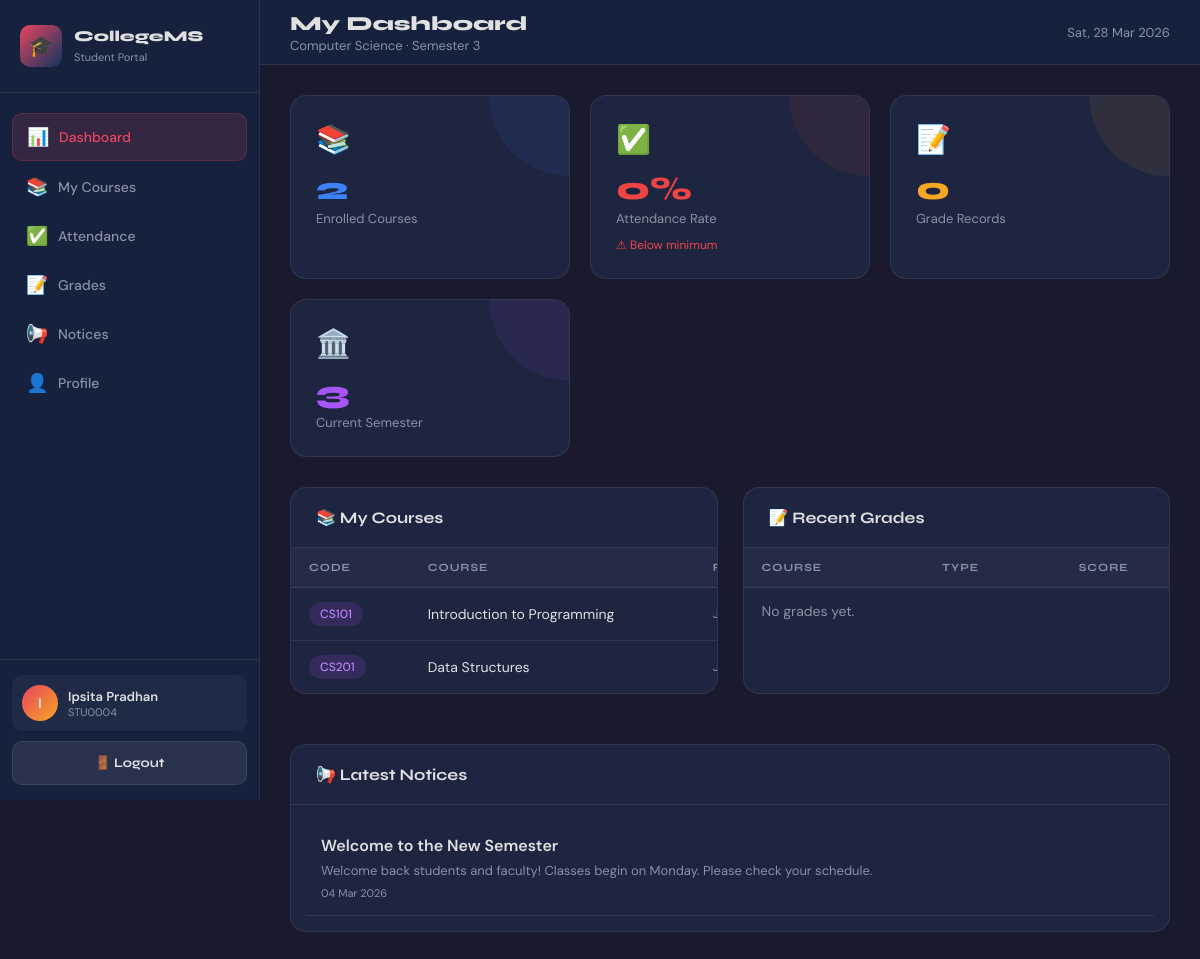
/student/dashboard.php (signed in), run on the app's committed database.
### tables this page shows
CREATE TABLE students (
  id INT AUTO_INCREMENT PRIMARY KEY,
  user_id INT NULL,
  student_id VARCHAR(20) NOT NULL UNIQUE,
  name VARCHAR(100) NOT NULL,
  email VARCHAR(100) NOT NULL UNIQUE,
  phone VARCHAR(20),
  dob DATE,
  gender ENUM('Male','Female','Other'),
  address TEXT,
  department_id INT NULL,
  semester INT NOT NULL DEFAULT 1,
  admission_year YEAR,
  status ENUM('Active','Inactive','Graduated') NOT NULL DEFAULT 'Active',
  photo VARCHAR(255),
  created_at TIMESTAMP DEFAULT CURRENT_TIMESTAMP,
  CONSTRAINT fk_students_user FOREIGN KEY (user_id) REFERENCES users(id) ON DELETE SET NULL,
  CONSTRAINT fk_students_dept FOREIGN KEY (department_id) REFERENCES departments(id) ON DELETE SET NULL,
  INDEX idx_students_dept (department_id),
  INDEX idx_students_status (status)
);

CREATE TABLE departments (
  id INT AUTO_INCREMENT PRIMARY KEY,
  name VARCHAR(100) NOT NULL UNIQUE,
  code VARCHAR(20) NOT NULL UNIQUE,
  head_name VARCHAR(100),
  created_at TIMESTAMP DEFAULT CURRENT_TIMESTAMP
);

CREATE TABLE courses (
  id INT AUTO_INCREMENT PRIMARY KEY,
  course_code VARCHAR(20) NOT NULL UNIQUE,
  course_name VARCHAR(150) NOT NULL,
  department_id INT NULL,
  faculty_id INT NULL,
  semester INT NOT NULL DEFAULT 1,
  credits INT NOT NULL DEFAULT 3,
  created_at TIMESTAMP DEFAULT CURRENT_TIMESTAMP,
  CONSTRAINT fk_courses_dept FOREIGN KEY (department_id) REFERENCES departments(id) ON DELETE SET NULL,
  CONSTRAINT fk_courses_faculty FOREIGN KEY (faculty_id) REFERENCES faculty(id) ON DELETE SET NULL,
  INDEX idx_courses_dept (department_id),
  INDEX idx_courses_faculty (faculty_id)
);

CREATE TABLE notices (
  id INT AUTO_INCREMENT PRIMARY KEY,
  title VARCHAR(200) NOT NULL,
  content TEXT NOT NULL,
  posted_by INT NULL,
  target_role ENUM('all','student','faculty') NOT NULL DEFAULT 'all',
  created_at TIMESTAMP DEFAULT CURRENT_TIMESTAMP,
  CONSTRAINT fk_notice_user FOREIGN KEY (posted_by) REFERENCES users(id) ON DELETE SET NULL,
  INDEX idx_notice_target (target_role),
  INDEX idx_notice_date (created_at)
);

### includes/auth.php (called while the page is built, shortened)
<?php
function e($value): string {
    return htmlspecialchars((string)$value, ENT_QUOTES, 'UTF-8');
}
?>

### student/dashboard.php (the view, shortened to what this page needs)
<?php
require_once '../includes/db.php';
require_once '../includes/auth.php';
$user_id = (int)($_SESSION['user_id'] ?? 0);
$stmt = mysqli_prepare($conn, "
    SELECT s.*, d.name as dept_name
    FROM students s
    LEFT JOIN departments d ON s.department_id = d.id
    WHERE s.user_id = ?
    LIMIT 1
");
mysqli_stmt_bind_param($stmt, "i", $user_id);
mysqli_stmt_execute($stmt);
$student = mysqli_fetch_assoc(mysqli_stmt_get_result($stmt));
$student_pk = (int)$student['id'];
$stmt = mysqli_prepare($conn, "
    SELECT
        COUNT(*) as total,
        SUM(status='Present') as present,
        SUM(status='Absent') as absent
    FROM attendance
    WHERE student_id = ?
");
mysqli_stmt_bind_param($stmt, "i", $student_pk);
mysqli_stmt_execute($stmt);
$att = mysqli_fetch_assoc(mysqli_stmt_get_result($stmt)) ?: ['total'=>0,'present'=>0,'absent'=>0];
$att_total = (int)($att['total'] ?? 0);
$att_present = (int)($att['present'] ?? 0);
$att_pct = $att_total > 0 ? round(($att_present / $att_total) * 100) : 0;
$stmt = mysqli_prepare($conn, "SELECT COUNT(*) AS cnt FROM enrollments WHERE student_id=?");
mysqli_stmt_bind_param($stmt, "i", $student_pk);
mysqli_stmt_execute($stmt);
$enrolled_count = (int)(mysqli_fetch_assoc(mysqli_stmt_get_result($stmt))['cnt'] ?? 0);
$stmt = mysqli_prepare($conn, "SELECT COUNT(*) AS cnt FROM grades WHERE student_id=?");
mysqli_stmt_bind_param($stmt, "i", $student_pk);
mysqli_stmt_execute($stmt);
$grades_count = (int)(mysqli_fetch_assoc(mysqli_stmt_get_result($stmt))['cnt'] ?? 0);
$stmt = mysqli_prepare($conn, "
    SELECT c.course_code, c.course_name, c.credits, f.name as faculty_name
    FROM enrollments e
    JOIN courses c ON e.course_id = c.id
    LEFT JOIN faculty f ON c.faculty_id = f.id
    WHERE e.student_id = ?
    ORDER BY c.course_code
");
mysqli_stmt_bind_param($stmt, "i", $student_pk);
mysqli_stmt_execute($stmt);
$courses = mysqli_stmt_get_result($stmt);
$stmt = mysqli_prepare($conn, "
    SELECT g.marks_obtained, g.total_marks, g.grade, g.exam_type, c.course_code, c.course_name
    FROM grades g
    JOIN courses c ON g.course_id = c.id
    WHERE g.student_id = ?
    ORDER BY g.created_at DESC
    LIMIT 5
");
mysqli_stmt_bind_param($stmt, "i", $student_pk);
mysqli_stmt_execute($stmt);
$grades = mysqli_stmt_get_result($stmt);
$stmt = mysqli_prepare($conn, "
    SELECT n.title, n.content, n.created_at, u.name as author
    FROM notices n
    LEFT JOIN users u ON n.posted_by = u.id
    WHERE n.target_role IN ('all','student')
    ORDER BY n.created_at DESC
    LIMIT 5
");
mysqli_stmt_execute($stmt);
$notices = mysqli_stmt_get_result($stmt);
?>
<!DOCTYPE html>
<html lang="en">
<head>
    <link rel="stylesheet" href="../css/style.css">
</head>
<body>
<div class="dashboard-layout">
    <aside class="sidebar" id="sidebar">
        <div class="sidebar-header">
            <div class="logo-icon">🎓</div>
            <div><h3>CollegeMS</h3><span>Student Portal</span></div>
        </div>
        <nav class="sidebar-nav">
            <a href="dashboard.php"  class="nav-link active"><span class="nav-icon">📊</span> Dashboard</a>
            <a href="courses.php"    class="nav-link"><span class="nav-icon">📚</span> My Courses</a>
            <a href="attendance.php" class="nav-link"><span class="nav-icon">✅</span> Attendance</a>
            <a href="grades.php"     class="nav-link"><span class="nav-icon">📝</span> Grades</a>
            <a href="notices.php"    class="nav-link"><span class="nav-icon">📢</span> Notices</a>
            <a href="profile.php"    class="nav-link"><span class="nav-icon">👤</span> Profile</a>
        </nav>
        <div class="sidebar-footer">
            <div class="user-info">
                <div class="user-avatar"><?= e(strtoupper(substr($_SESSION['user_name'] ?? 'S', 0, 1))) ?></div>
                <div>
                    <div class="user-name"><?= e($_SESSION['user_name'] ?? 'Student') ?></div>
                    <div class="user-role"><?= e($student['student_id']) ?></div>
                </div>
            </div>
            <a href="logout.php" class="btn btn-secondary" style="width:100%; font-size:13px;">🚪 Logout</a>
        </div>
    </aside>
    <div class="main-content">
        <header class="topbar">
            <div style="display:flex; align-items:center; gap:15px;">
                <div class="topbar-title">
                    <h1>My Dashboard</h1>
                    <p><?= e($student['dept_name'] ?? '') ?> · Semester <?= (int)$student['semester'] ?></p>
                </div>
            </div>
            <div class="topbar-right">
                <div style="font-size:13px; color:var(--text-muted)"><?= date('D, d M Y') ?></div>
            </div>
        </header>
        <div class="page-content">
            <div class="stats-grid">
                <div class="stat-card" style="--stat-color:#3b82f6">
                    <div class="stat-icon">📚</div>
                    <div class="stat-value"><?= $enrolled_count ?></div>
                    <div class="stat-label">Enrolled Courses</div>
                </div>
                <div class="stat-card" style="--stat-color:<?= $att_pct >= 75 ? '#22c55e' : '#ef4444' ?>">
                    <div class="stat-icon">✅</div>
                    <div class="stat-value"><?= $att_pct ?>%</div>
                    <div class="stat-label">Attendance Rate</div>
                    <div class="stat-change" style="color:<?= $att_pct >= 75 ? 'var(--success)' : 'var(--danger)' ?>">
                        <?= $att_pct >= 75 ? '✓ Good standing' : '⚠ Below minimum' ?>
                    </div>
                </div>
                <div class="stat-card" style="--stat-color:#f5a623">
                    <div class="stat-icon">📝</div>
                    <div class="stat-value"><?= $grades_count ?></div>
                    <div class="stat-label">Grade Records</div>
                </div>
                <div class="stat-card" style="--stat-color:#a855f7">
                    <div class="stat-icon">🏛️</div>
                    <div class="stat-value"><?= (int)$student['semester'] ?></div>
                    <div class="stat-label">Current Semester</div>
                </div>
            </div>
            <div style="display:grid; grid-template-columns:1fr 1fr; gap:25px;">
                <div class="card">
                    <div class="card-header"><h3>📚 My Courses</h3></div>
                    <div class="table-responsive">
                        <table>
                            <thead><tr><th>Code</th><th>Course</th><th>Faculty</th><th>Cr</th></tr></thead>
                            <tbody>
                                <?php $hasCourses = false; while ($c = mysqli_fetch_assoc($courses)): $hasCourses = true; ?>
                                <tr>
                                    <td><span class="chip chip-purple"><?= e($c['course_code']) ?></span></td>
                                    <td><?= e($c['course_name']) ?></td>
                                    <td style="font-size:12px; color:var(--text-muted)"><?= e($c['faculty_name'] ?? '—') ?></td>
                                </tr>
                                <?php endwhile; ?>
                            </tbody>
                        </table>
                    </div>
                </div>
                <div class="card">
                    <div class="card-header"><h3>📝 Recent Grades</h3></div>
                    <div class="table-responsive">
                        <table>
                            <thead><tr><th>Course</th><th>Type</th><th>Score</th><th>Grade</th></tr></thead>
                            <tbody>
                                <?php $hasGrades = false; while ($g = mysqli_fetch_assoc($grades)): $hasGrades = true;
                                    $pct = ($g['total_marks'] > 0) ? round(($g['marks_obtained'] / $g['total_marks']) * 100) : 0;
                                    $chip = $pct >= 70 ? 'chip-success' : ($pct >= 50 ? 'chip-warning' : 'chip-danger');
                                ?>
                                <tr>
                                    <td><span class="chip chip-purple"><?= e($g['course_code']) ?></span></td>
                                    <td style="font-size:12px"><?= e($g['exam_type']) ?></td>
                                    <td><?= e($g['marks_obtained']) ?>/<?= e($g['total_marks']) ?></td>
                                    <td><span class="chip <?= $chip ?>" style="font-weight:800"><?= e($g['grade']) ?></span></td>
                                </tr>
                                <?php endwhile; ?>
                                <?php if (!$hasGrades): ?>
                                <tr><td colspan="4" style="color:var(--text-muted);">No grades yet.</td></tr>
                                <?php endif; ?>
                            </tbody>
                        </table>
                    </div>
                </div>
            </div>
            <div class="card" style="margin-top:25px;">
                <div class="card-header"><h3>📢 Latest Notices</h3></div>
                <div class="card-body" style="padding:15px;">
                    <?php $hasNotices = false; while ($n = mysqli_fetch_assoc($notices)): $hasNotices = true; ?>
                    <div style="padding:15px; border-bottom:1px solid var(--border);">
                        <div style="font-weight:600; margin-bottom:5px;"><?= e($n['title']) ?></div>
                        <div style="font-size:13px; color:var(--text-muted); margin-bottom:5px; line-height:1.5">
                            <?= e(mb_strimwidth($n['content'], 0, 200, '...')) ?>
                        </div>
                        <div style="font-size:11px; color:var(--text-muted)"><?= date('d M Y', strtotime($n['created_at'])) ?></div>
                    </div>
                    <?php endwhile; ?>
                </div>
            </div>
        </div>
    </div>
</div>
</body>
</html>

### data on the page
students: student "STU0004", department.name "Computer Science", semester "3"
courses: course_code "CS101", course_name "Introduction to Programming"
courses: course_code "CS201", course_name "Data Structures"
notices: title "Welcome to the New Semester", content "Welcome back students and faculty! Classes begin on Monday. Please check your schedule.", created_at "04 Mar 2026"

### other printed values
substr($_SESSION['user_name'] ?? 'S', 0, 1) "I"
$_SESSION['user_name'] "Ipsita Pradhan"
$enrolled_count "2"
$att_pct "0"
$grades_count "0"
